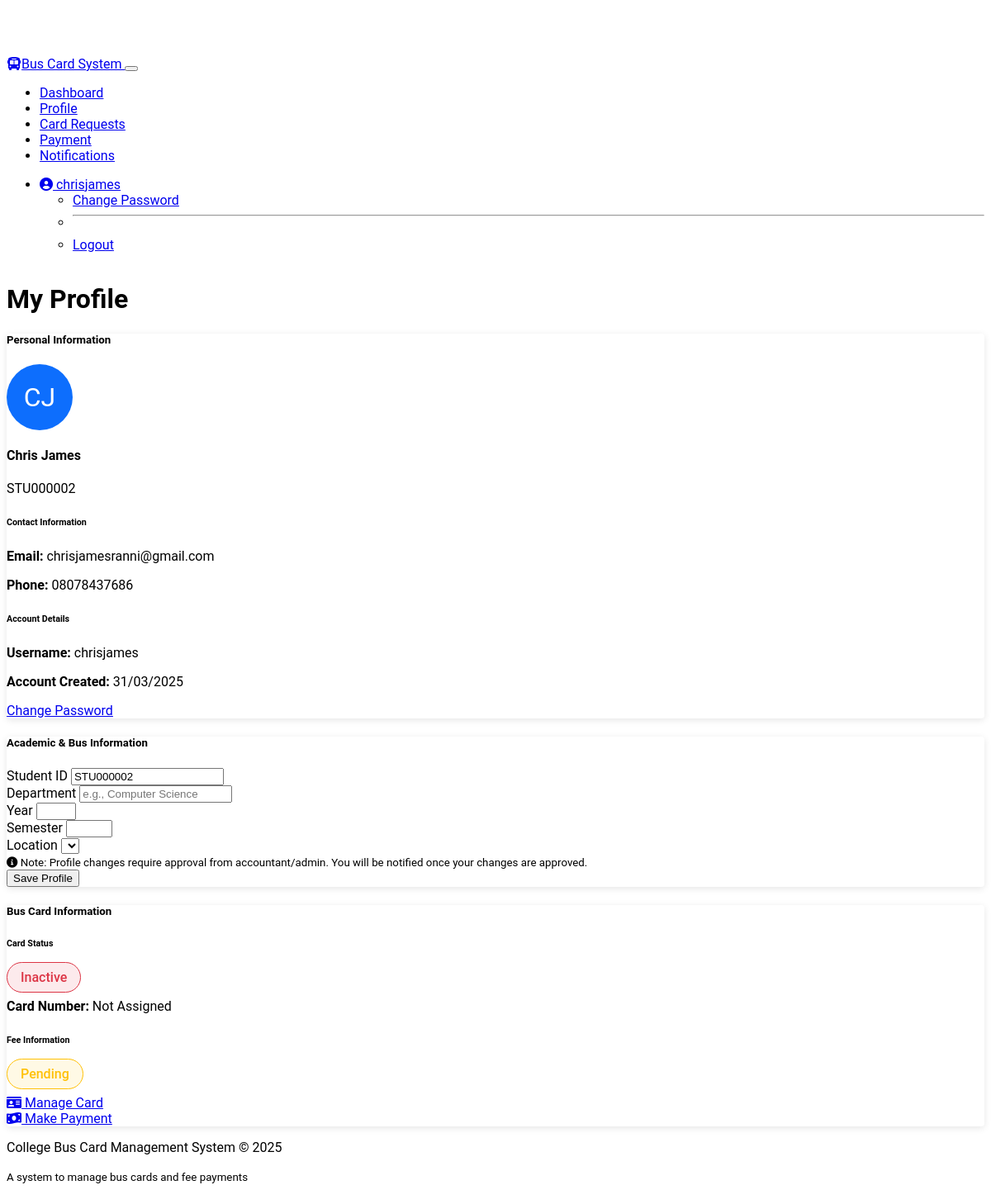
/student/profile (signed in), run on an earlier commit of the app's database.
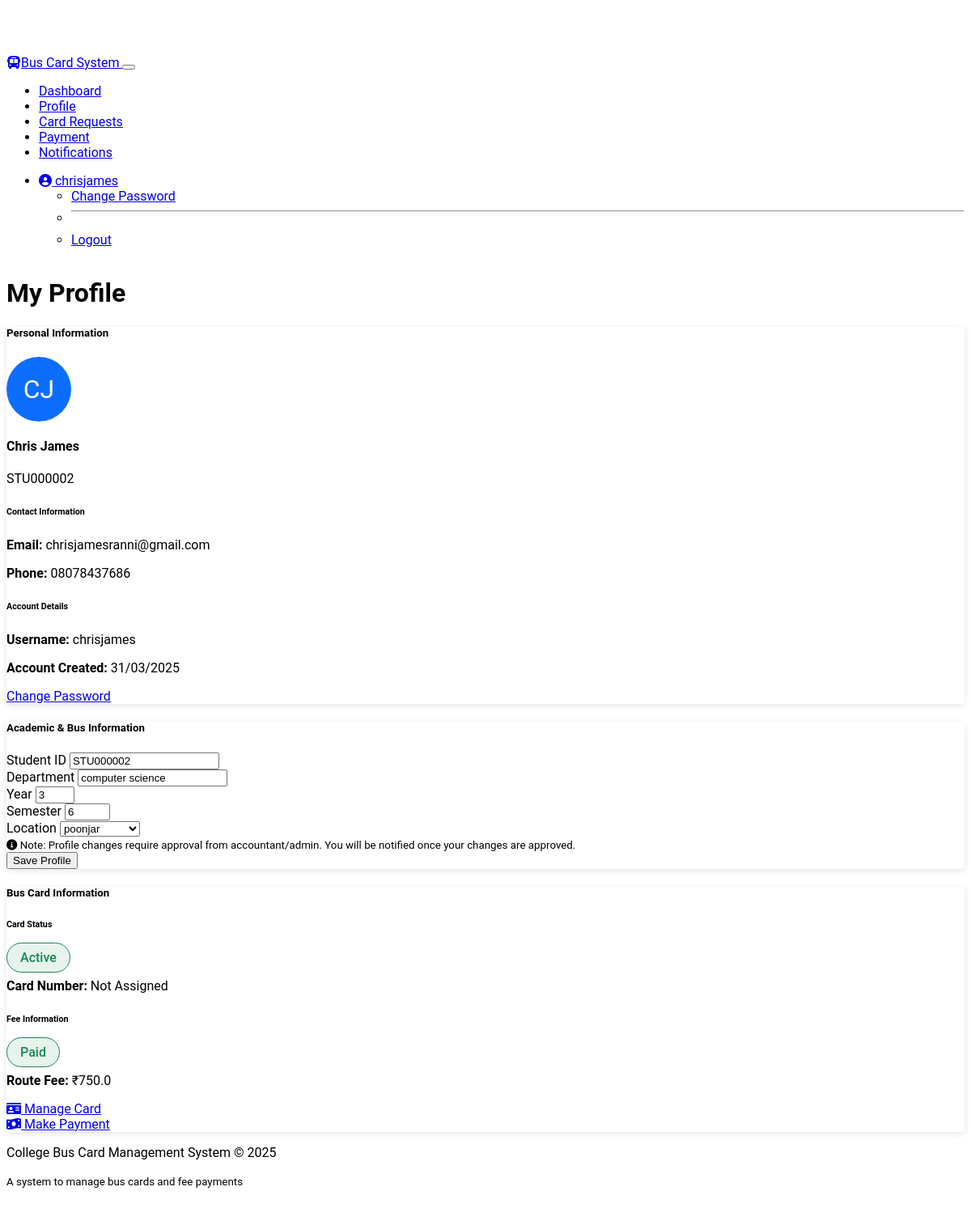
And on a later commit of the database.
### my_models.py (models this page shows, shortened)
class StudentProfile(db.Model):
    __tablename__ = 'student_profiles'
    id = Column(Integer, primary_key=True)
    user_id = Column(Integer, ForeignKey('users.id'), nullable=False)
    student_id = Column(String(20), unique=True, nullable=False)  # College student ID
    department = Column(String(100))
    year = Column(Integer)
    semester = Column(Integer)
    location_id = Column(Integer, ForeignKey('locations.id'))
    card_status = Column(String(20), default='inactive')
    card_number = Column(String(20), unique=True)
    qr_code = Column(String(255))  # URL or data for QR code
    fee_status = Column(String(20), default='pending')
    fee_due_date = Column(DateTime)
    current_dues = Column(Float, default=0.0)
    fine_amount = Column(Float, default=0.0)
    created_at = Column(DateTime, default=datetime.utcnow)
    updated_at = Column(DateTime, default=datetime.utcnow, onupdate=datetime.utcnow)
    user = relationship("User", back_populates="student_profile")
    location = relationship("Location", back_populates="student_profiles")

class Location(db.Model):
    __tablename__ = 'locations'
    id = Column(Integer, primary_key=True)
    name = Column(String(100), nullable=False)
    address = Column(String(255))
    distance = Column(Float)  # Distance from college in km
    fee_amount = Column(Float, nullable=False)  # Base fee for this location
    is_active = Column(Boolean, default=True)
    created_at = Column(DateTime, default=datetime.utcnow)
    updated_at = Column(DateTime, default=datetime.utcnow, onupdate=datetime.utcnow)
    student_profiles = relationship("StudentProfile", back_populates="location")

### routes/student.py (the view)
    def decorated_function(*args, **kwargs):
        if not current_user.is_authenticated or current_user.role != 'student':
            flash('You do not have permission to access this page!', 'danger')
            return redirect(url_for('auth.login'))
        return f(*args, **kwargs)

### forms.py
class StudentProfileForm(FlaskForm):
    student_id = StringField('Student ID', validators=[DataRequired(), Length(max=20)])
    department = StringField('Department', validators=[DataRequired(), Length(max=100)])
    year = IntegerField('Year', validators=[DataRequired()])
    semester = IntegerField('Semester', validators=[DataRequired()])
    location_id = SelectField('Location', coerce=int, validators=[DataRequired()])
    submit = SubmitField('Save Profile')

### app.py (called while the page is built)
@app.context_processor
def inject_now():
    return {'now': datetime.now()}

    @login_manager.user_loader
    def load_user(user_id):
        return User.query.get(int(user_id))

### routes/student.py (called while the page is built)
def student_required(f):
    def decorated_function(*args, **kwargs):
        if not current_user.is_authenticated or current_user.role != 'student':
            flash('You do not have permission to access this page!', 'danger')
            return redirect(url_for('auth.login'))
        return f(*args, **kwargs)
    decorated_function.__name__ = f.__name__
    return decorated_function

### templates/student/profile.html (shortened to what the changed rows need)
{% extends "base.html" %}
{% block heading %}My Profile{% endblock %}
{% block content %}
<div class="row">
    <div class="col-md-4 mb-4">
        <div class="card">
            <div class="card-body">
                <div class="text-center mb-4">
                    <div class="profile-avatar mx-auto">
                        {{ current_user.first_name[0] }}{{ current_user.last_name[0] }}
                    </div>
                    <h4 class="mt-3">{{ current_user.first_name }} {{ current_user.last_name }}</h4>
                    <p class="text-muted">{{ profile.student_id }}</p>
                </div>
            </div>
        </div>
    </div>
    <div class="col-md-8 mb-4">
        <div class="card">
            <div class="card-body">
                <form method="POST" action="{{ url_for('student.profile') }}">
                    <div class="row mb-3">
                        <div class="col-md-6">
                            {{ form.student_id.label(class="form-label") }}
                            {{ form.student_id(class="form-control", readonly=true) }}
                        </div>
                        <div class="col-md-6">
                            {{ form.department.label(class="form-label") }}
                            {{ form.department(class="form-control", placeholder="e.g., Computer Science") }}
                        </div>
                    </div>
                    <div class="row mb-3">
                        <div class="col-md-6">
                            {{ form.year.label(class="form-label") }}
                            {{ form.year(class="form-control", type="number", min=1, max=5) }}
                        </div>
                        <div class="col-md-6">
                            {{ form.semester.label(class="form-label") }}
                            {{ form.semester(class="form-control", type="number", min=1, max=10) }}
                        </div>
                    </div>
                    <div class="mb-3">
                        {{ form.location_id.label(class="form-label") }}
                        {{ form.location_id(class="form-select") }}
                    </div>
                </form>
            </div>
        </div>
        <div class="card mt-4">
            <div class="card-body">
                <div class="row">
                    <div class="col-md-6">
                        <h6>Card Status</h6>
                        <p>
                            <span class="status-badge {{ profile.card_status }}">
                                {{ profile.card_status|capitalize }}
                            </span>
                        </p>
                        <p><strong>Card Number:</strong> {{ profile.card_number or 'Not Assigned' }}</p>
                    </div>
                    <div class="col-md-6">
                        <h6>Fee Information</h6>
                        <p>
                            <span class="status-badge {{ profile.fee_status }}">
                                {{ profile.fee_status|capitalize }}
                            </span>
                        </p>
                        {% if profile.location %}
                        <p><strong>Route Fee:</strong> ₹{{ profile.location.fee_amount }}</p>
                        {% endif %}
                    </div>
                </div>
            </div>
        </div>
    </div>
</div>
{% endblock %}

What changed in the data, as far as the page shows it:
changed StudentProfile "STU000002": department (not shown) → "computer science"; year (not shown) → "3"; semester (not shown) → "6"; location_id (not shown) → "poonjar"; card_status "Inactive" → "Active"; fee_status "Pending" → "Paid"
added Location: location.fee_amount "750.0"
Also different on the page:
text now shown: "Route Fee: ₹"
